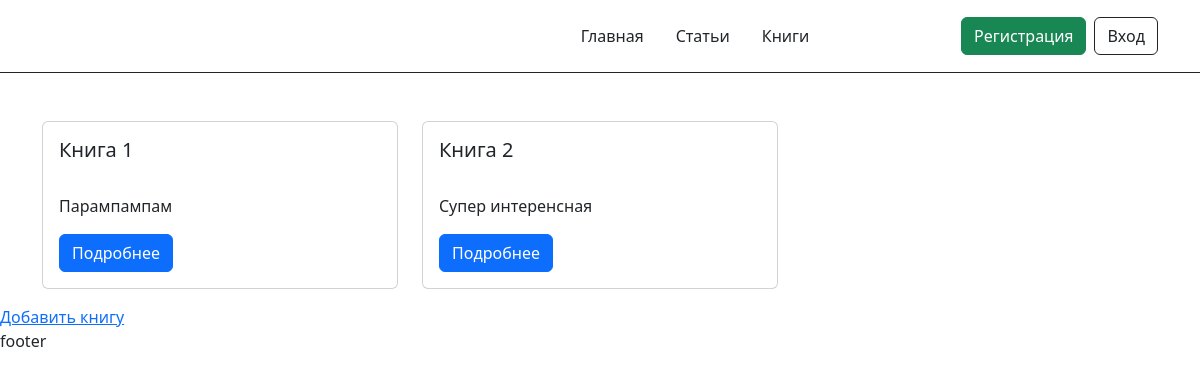
The page /books/ on the database as committed earlier.
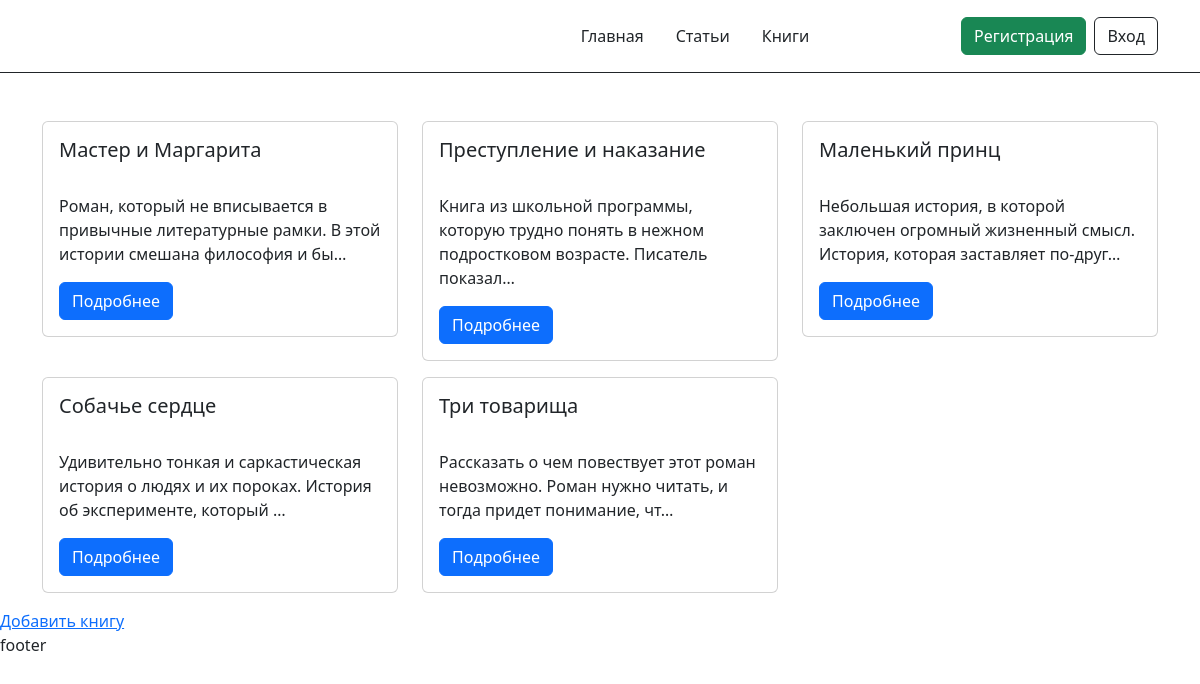
The same page on the database as committed later.
### classviewshome/models.py (models this page shows, shortened)
class Book(models.Model):
    title = models.CharField(max_length=100, verbose_name="Заголовок")
    description = models.CharField(max_length=340, verbose_name="Описание")
    article = models.ManyToManyField(Article, verbose_name="Статьи")

### classviewshome/views.py (the view)
# urls.py: path('books/', BookListView.as_view(), name='book_list'),
class BookListView(ListView):
    model = Book

### classviewshome/templates/classviewshome/book_list.html (shortened to what this page needs)
{% extends 'base.html' %}
{% block content %}
    <div class="container">
    <div class="row">
        {% for book in book_list %}
          <div class="col-12 md-6 col-xl-4 col-xxl-3 mb-2 mb-md-3">
            <div class="card">
              <div class="card-body">
                <h5 class="card-title">{{ book.title }}</h5>
                <p class="card-text">{{ book.description|truncatechars:100 }}</p>
                <a href="{% url 'book_detail' book.pk %}" class="btn btn-primary">Подробнее</a>
              </div>
            </div>
          </div>
        {% endfor %}
        </div>
    </div>
<div><a href="{% url 'create_book' %}">Добавить книгу</a></div>
{% endblock content %}

Rows that differ between the two databases and show on the page:
removed Book: title "Книга 1", description "Парампампам"
removed Book: title "Книга 2", description "Супер интеренсная"
added Book: title "Мастер и Маргарита", description "Роман, который не вписывается в привычные литературные рамки. В этой истории смешана философия и бы…"
added Book: title "Преступление и наказание", description "Книга из школьной программы, которую трудно понять в нежном подростковом возрасте. Писатель показал…"
added Book: title "Маленький принц", description "Небольшая история, в которой заключен огромный жизненный смысл. История, которая заставляет по-друг…"
added Book: title "Собачье сердце", description "Удивительно тонкая и саркастическая история о людях и их пороках. История об эксперименте, который …"
added Book: title "Три товарища", description "Рассказать о чем повествует этот роман невозможно. Роман нужно читать, и тогда придет понимание, чт…"
